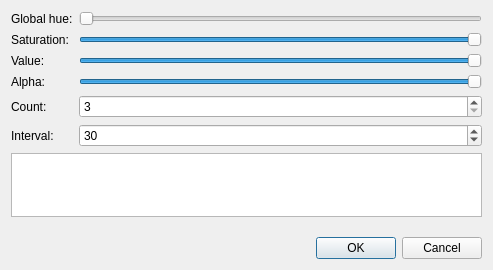
<?xml version="1.0" encoding="UTF-8"?>
<ui version="4.0">
 <class>AnaloguousOffsetDialog</class>
 <widget class="QDialog" name="AnaloguousOffsetDialog">
  <property name="geometry">
   <rect>
    <x>0</x>
    <y>0</y>
    <width>493</width>
    <height>270</height>
   </rect>
  </property>
  <property name="windowTitle">
   <string>Analoguous scheme</string>
  </property>
  <layout class="QVBoxLayout" name="verticalLayout">
   <item>
    <layout class="QFormLayout" name="formLayout">
     <item row="0" column="0">
      <widget class="QLabel" name="globalHueLabel">
       <property name="text">
        <string>Global hue:</string>
       </property>
      </widget>
     </item>
     <item row="0" column="1">
      <widget class="QSlider" name="globalHueSlider">
       <property name="maximum">
        <number>359</number>
       </property>
       <property name="orientation">
        <enum>Qt::Horizontal</enum>
       </property>
      </widget>
     </item>
     <item row="4" column="0">
      <widget class="QLabel" name="countLabel">
       <property name="text">
        <string>Count:</string>
       </property>
      </widget>
     </item>
     <item row="4" column="1">
      <widget class="QSpinBox" name="countSpinBox">
       <property name="minimum">
        <number>3</number>
       </property>
       <property name="maximum">
        <number>999</number>
       </property>
      </widget>
     </item>
     <item row="5" column="0">
      <widget class="QLabel" name="intervalLabel">
       <property name="text">
        <string>Interval:</string>
       </property>
      </widget>
     </item>
     <item row="5" column="1">
      <widget class="QSpinBox" name="intervalSpinBox">
       <property name="maximum">
        <number>359</number>
       </property>
       <property name="value">
        <number>30</number>
       </property>
      </widget>
     </item>
     <item row="1" column="0">
      <widget class="QLabel" name="saturationLabel">
       <property name="text">
        <string>Saturation:</string>
       </property>
      </widget>
     </item>
     <item row="2" column="0">
      <widget class="QLabel" name="valueLabel">
       <property name="text">
        <string>Value:</string>
       </property>
      </widget>
     </item>
     <item row="1" column="1">
      <widget class="QSlider" name="saturationSlider">
       <property name="maximum">
        <number>255</number>
       </property>
       <property name="value">
        <number>255</number>
       </property>
       <property name="orientation">
        <enum>Qt::Horizontal</enum>
       </property>
      </widget>
     </item>
     <item row="2" column="1">
      <widget class="QSlider" name="valueSlider">
       <property name="maximum">
        <number>255</number>
       </property>
       <property name="value">
        <number>255</number>
       </property>
       <property name="orientation">
        <enum>Qt::Horizontal</enum>
       </property>
      </widget>
     </item>
     <item row="3" column="0">
      <widget class="QLabel" name="alphaLabel">
       <property name="text">
        <string>Alpha:</string>
       </property>
      </widget>
     </item>
     <item row="3" column="1">
      <widget class="QSlider" name="alphaSlider">
       <property name="maximum">
        <number>255</number>
       </property>
       <property name="value">
        <number>255</number>
       </property>
       <property name="orientation">
        <enum>Qt::Horizontal</enum>
       </property>
      </widget>
     </item>
    </layout>
   </item>
   <item>
    <widget class="ColorListPreView" name="listView">
     <property name="maximumSize">
      <size>
       <width>16777215</width>
       <height>64</height>
      </size>
     </property>
     <property name="verticalScrollBarPolicy">
      <enum>Qt::ScrollBarAlwaysOff</enum>
     </property>
     <property name="horizontalScrollBarPolicy">
      <enum>Qt::ScrollBarAlwaysOff</enum>
     </property>
     <property name="sizeAdjustPolicy">
      <enum>QAbstractScrollArea::AdjustToContents</enum>
     </property>
     <property name="autoScroll">
      <bool>false</bool>
     </property>
     <property name="autoScrollMargin">
      <number>0</number>
     </property>
     <property name="editTriggers">
      <set>QAbstractItemView::NoEditTriggers</set>
     </property>
     <property name="flow">
      <enum>QListView::LeftToRight</enum>
     </property>
     <property name="isWrapping" stdset="0">
      <bool>false</bool>
     </property>
     <property name="layoutMode">
      <enum>QListView::Batched</enum>
     </property>
     <property name="viewMode">
      <enum>QListView::ListMode</enum>
     </property>
     <property name="uniformItemSizes">
      <bool>false</bool>
     </property>
    </widget>
   </item>
   <item>
    <spacer name="verticalSpacer">
     <property name="orientation">
      <enum>Qt::Vertical</enum>
     </property>
     <property name="sizeHint" stdset="0">
      <size>
       <width>20</width>
       <height>40</height>
      </size>
     </property>
    </spacer>
   </item>
   <item>
    <widget class="QDialogButtonBox" name="buttonBox">
     <property name="orientation">
      <enum>Qt::Horizontal</enum>
     </property>
     <property name="standardButtons">
      <set>QDialogButtonBox::Cancel|QDialogButtonBox::Ok</set>
     </property>
    </widget>
   </item>
  </layout>
 </widget>
 <customwidgets>
  <customwidget>
   <class>ColorListPreView</class>
   <extends>QListView</extends>
   <header>ColorListPreView.hpp</header>
  </customwidget>
 </customwidgets>
 <resources/>
 <connections>
  <connection>
   <sender>buttonBox</sender>
   <signal>accepted()</signal>
   <receiver>AnaloguousOffsetDialog</receiver>
   <slot>accept()</slot>
   <hints>
    <hint type="sourcelabel">
     <x>248</x>
     <y>254</y>
    </hint>
    <hint type="destinationlabel">
     <x>157</x>
     <y>274</y>
    </hint>
   </hints>
  </connection>
  <connection>
   <sender>buttonBox</sender>
   <signal>rejected()</signal>
   <receiver>AnaloguousOffsetDialog</receiver>
   <slot>reject()</slot>
   <hints>
    <hint type="sourcelabel">
     <x>316</x>
     <y>260</y>
    </hint>
    <hint type="destinationlabel">
     <x>286</x>
     <y>274</y>
    </hint>
   </hints>
  </connection>
 </connections>
</ui>
